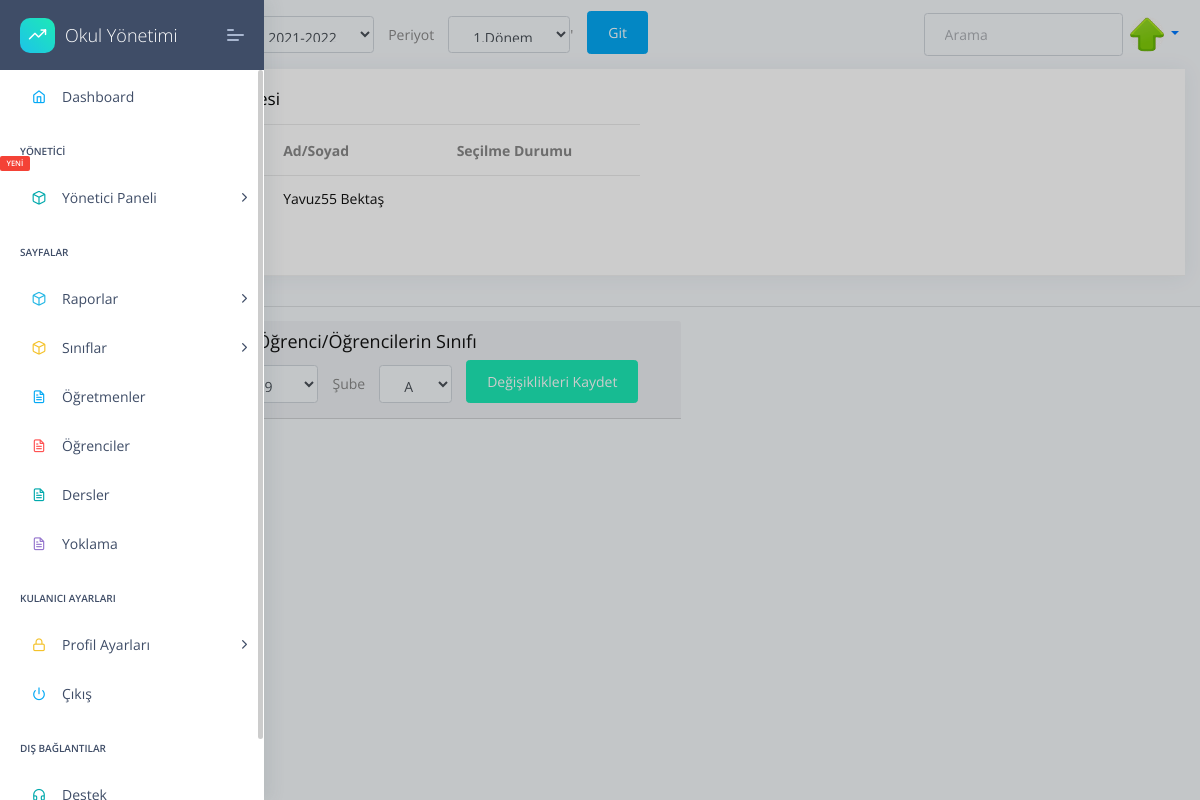
The page /classes/StudentListUpdateView/14 (signed in) on the database as committed earlier.
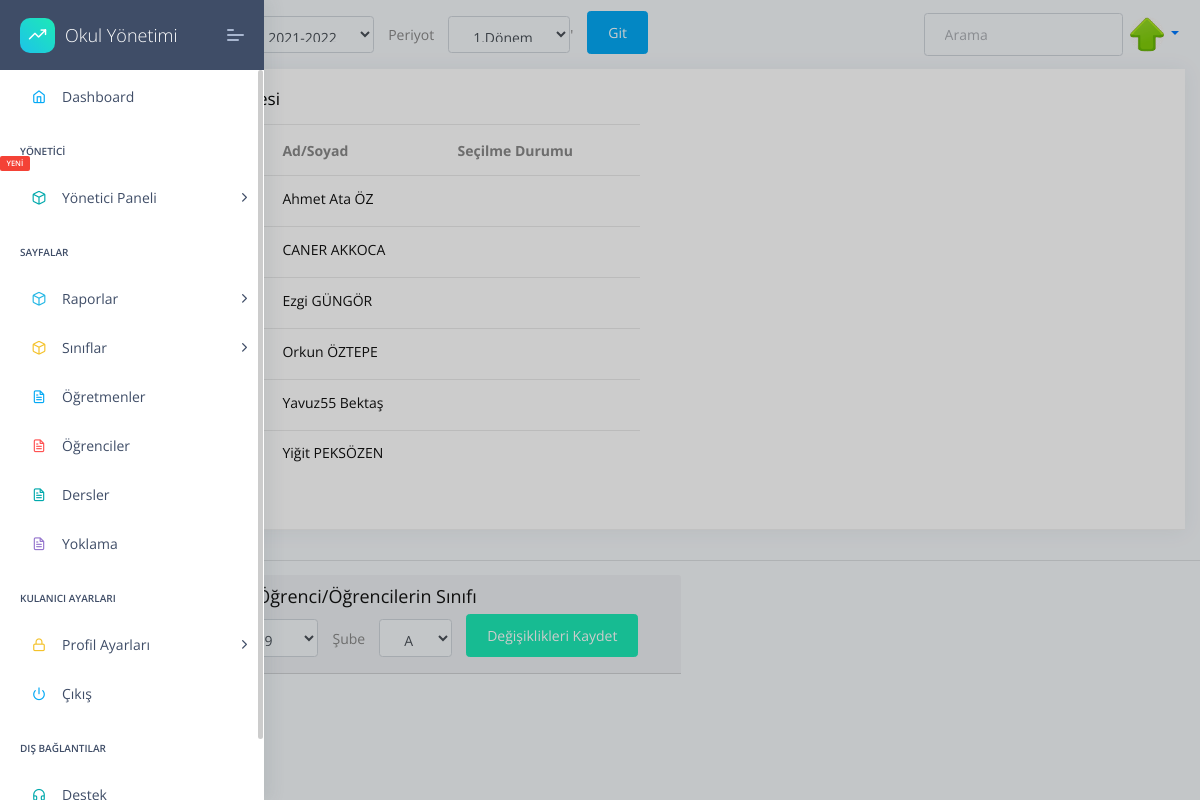
The same page on the database as committed later.
### apps/home/models.py (models this page shows, shortened)
class Profil(models.Model):
    user=models.OneToOneField(User,on_delete=models.CASCADE,related_name="user")
    TC=models.CharField(max_length=11,unique=True,validators=[validateEven],blank=True,null=True)# regex eklenecek, validasyon yapilacak
    image=models.ImageField(upload_to=upload_location,blank=True,null=True,default='images/person.png')
    job=models.ForeignKey(JobsTable,on_delete=models.CASCADE,unique=False,blank=True,null=True)
    phone=models.CharField(validators=[validatePhone], max_length=17, blank=True,default="05",null=True,unique=False) # regex eklenecek, validasyon yapilacak
    adress=models.TextField(max_length=100,unique=False,blank=True,null=True)
    isWorking=models.BooleanField(default=True,unique=False,blank=True,null=True)
    HESCode=models.CharField(max_length=12,unique=True,validators=[validateHesCode],blank=True,null=True)
    birthdate=models.DateField(("Doğum Tarihiniz"), auto_now=False, auto_now_add=False,unique=False,blank=True,null=True)
    sexualChoice=(('Kız','Kız'),
              ('Erkek','Erkek'),
              ('Diger','Diğer'),
    )
    gender=CharField(max_length=10 ,choices=sexualChoice,unique=False,blank=True,null=True)

### apps/student/models.py (models this page shows, shortened)
class Student(models.Model):
    firstName= models.CharField(max_length=20,default="",unique=False,null=False,blank=False,)
    lastName=models.CharField(max_length=20,unique=False,null=True,blank=True,)
    TC = models.CharField(max_length=11,unique=True,null=False,blank=False,validators=[validateEven])
    phone = models.CharField(validators=[validatePhone], max_length=17,default="0",unique=False,null=True,blank=True,)
    address=models.TextField(unique=False,null=True,blank=True,)
    status=models.BooleanField(unique=False,null=True,blank=True,)
    middleSchool=models.ForeignKey(MiddleSchool,on_delete=models.CASCADE,null=True)
    number=models.IntegerField(unique=False,null=True,blank=True)
    session=models.ForeignKey(Session,on_delete=models.CASCADE,null=True)
    image=models.ImageField(upload_to=upload_location,unique=False,null=True,blank=True,default='images/person.png')
    health=models.TextField(unique=False,null=True,blank=True,)
    HESCode=models.CharField(max_length=12,unique=True,null=True,blank=True,validators=[validateHesCode])
    birtdate=DateField(("Doğum Tarihiniz"), auto_now=False, auto_now_add=False,unique=False,null=True,blank=True,)
    email=models.EmailField()
    genders=(('Kız','Kız'),
              ('Erkek','Erkek'),
              ('Diger','Diğer'),
    )
    gender=CharField(max_length=10 ,choices=genders,unique=False,blank=True,null=True)
    class Meta:
        ordering = ('firstName',)
    """def save(self, *args, **kwargs):

        if '-' not in self.HESCode:
            self.HESCode = '{0}-{1}-{2}'.format(
                 self.HESCode[:4], self.HESCode[4:9], self.HESCode[9:])
        if '-' not in self.phone:
            self.phone = '({0})-{1} {2}'.format(
                 self.phone[:4], self.phone[4:7], self.phone[7:])

        # Continue the model saving
        super(Student, self).save(*args, **kwargs)"""

### apps/classes/views.py (the view, shortened to what this page needs)
# urls.py: path('StudentListUpdateView/<int:pk>', views.StudentListUpdateView, name='StudentListUpdateView'),
@login_required(login_url="/login/")
def StudentListUpdateView(request,pk):
    classNames = ClassNames.objects.all()
    classLevels = ClassLevels.objects.all()
    baseList = StudentList.objects.get(id=pk) # get studentlist by current ID
    classess=Classes.objects.all()
    context = {
        'studentList':baseList,
        'sessions':sessions,
        'periods':periods,
        'classNames':classNames,
        'classLevels':classLevels,
        'media_url':settings.MEDIA_URL,
        'all_class_levels':all_class_levels
    }
    return render(request, "clasess/cls-listUpdate.html", context)

### apps/classes/models.py (called while the page is built)
    def __str__(self):
        return self.level

    def __str__(self):
        return self.name

    def __str__(self):
        return self.level.level+self.className.name

### apps/home/models.py (called while the page is built)
    def __str__(self):
      return self.session

    def __str__(self):
      return self.period

### apps/templates/clasess/cls-listUpdate.html (shortened to what this page needs)
{% extends "layouts/base.html" %}
{% block content %}
<div class="col-xl-12 col-md-6">
  <form action="" method="GET">
    <div class="card ">
      <div class="card-header">
        <h5> {{studentList.className}}  - Öğrenci Listesi</h5>
        <div class="card-block px-0 py-3 col-md-6">
          <div class="table-responsive">
            <table class="table table-hover">
              <thead>
                <tr>
                  <th scope="col-md-3">Mevcut Sınıf</th>
                  <th scope="col-md-3">Ad/Soyad</th>
                  <th scope="col-md-3">Seçilme Durumu</th>
                </tr>
              </thead>
              <tbody>
                {% for student in studentList.students.all %}
                <td title="Sınıf">
                  <h6 class="mb-1">{{studentList.className}} </h6>
                </td>
                <td title="Ad Soyad">
                  <h6 class="mb-1">{{student.firstName}} {{student.lastName}}</h6>
                </td>
                <td>
                </td>
                {% endfor %}
              </tbody>
            </table>
          </div>
        </div>
      </div>
      </div>
      <div class="col-md-12 mx-5">
        <hr>
        <div class="form-inline">
          <div class="card-header">
            <h5>Taşınacak Öğrenci/Öğrencilerin Sınıfı</h5>
          <div class="form-group col-xl-12 col-md-6">
            <label class="mr-3" for="classLevel">Seviye</label>
            <select id="classLevel" class="form-control mr-3" name="classLevel">
              {% for classLevel in classLevels %}
              <option value="{{ classLevel }}" {% if classLevel.selected %} selected {% endif %}>{{ classLevel }}
              </option>
              {% endfor %}
            </select>
            <label class="" for="className">Şube</label>
            <select id="className " class="form-control mx-3" name="className">
              {% for className in classNames %}
              <option value="{{ className }}">{{ className }}</option>
              {% endfor %}
            </select>
            <button id="but1" type="button" class="btn btn-success" data-toggle="modal"
            data-target="#classChangeModal">Değişiklikleri Kaydet</button>
          </div>
        </div>
      </div>
  </form>
</div>
{% endblock content %}

### apps/templates/layouts/base.html (shortened to what this page needs)
<!DOCTYPE html>
<html lang="tr">
<head>
    <link rel="stylesheet" type='text/css' href="https://cdnjs.cloudflare.com/ajax/libs/semantic-ui/2.2.14/semantic.min.css">
    <link rel="stylesheet" href="https://cdnjs.cloudflare.com/ajax/libs/Chart.js/2.8.0/Chart.min.css" />
    <link rel="stylesheet" href="/static/assets/fonts/fontawesome/css/fontawesome-all.min.css">
    <link rel="stylesheet" href="/static/assets/plugins/animation/css/animate.min.css">
    <link rel="stylesheet" href="/static/assets/css/style.css">
    <link href="https://gitcdn.github.io/bootstrap-toggle/2.2.2/css/bootstrap-toggle.min.css" rel="stylesheet">
</head>
<body>
    {% include 'includes/sidebar.html' %}
    <div class="pcoded-main-container">
        <div class="pcoded-wrapper">
            {% include 'includes/navigation.html' %}
            {% block content %}
            {% endblock content %}
        </div>
    </div>
    {% include 'includes/scripts.html' %}
</body>
</html>

### apps/templates/includes/sidebar.html (shortened to what this page needs)
     <nav class="pcoded-navbar icon-colored menu-light">
        <div class="navbar-wrapper">
            <div class="navbar-brand header-logo">
                <a target="_blank"
                href="#"
                   class="b-brand">
                    <div class="b-bg">
                        <i class="feather icon-trending-up"></i>
                    </div>
                    <span class="b-title">Okul Yönetimi</span>
                </a>
                <a class="mobile-menu" id="mobile-collapse" href="javascript:"><span></span></a>
            </div>
            <div class="navbar-content scroll-div">
                <ul class="nav pcoded-inner-navbar">
                    <li class="nav-item {% if 'index' in segment %} active {% endif %}">
                        <a href="/" class="nav-link "><span class="pcoded-micon"><i class="feather icon-home"></i></span><span class="pcoded-mtext">Dashboard</span></a>
                    </li>
                    {% if user.is_staff %}
                    <li class="nav-item pcoded-menu-caption">
                        <label>Yönetici<span class="pcoded-badge label label-danger">YENİ</span></label>
                    </li>
                    <li data-username="basic components Button Alert Badges breadcrumb Paggination progress Tooltip popovers Carousel Cards Collapse Tabs pills Modal Grid System Typography Extra Shadows Embeds" class="nav-item pcoded-hasmenu">
                        <a href="javascript:" class="nav-link "><span class="pcoded-micon"><i class="feather icon-box"></i></span><span class="pcoded-mtext">Yönetici Paneli</span></a>
                        </li>
                    {% endif %}
                    <li class="nav-item pcoded-menu-caption">
                        <label>Sayfalar</label>
                    </li>
                    <li data-username="basic components Button Alert Badges breadcrumb Paggination progress Tooltip popovers Carousel Cards Collapse Tabs pills Modal Grid System Typography Extra Shadows Embeds" class="nav-item pcoded-hasmenu">
                        <a href="javascript:" class="nav-link "><span class="pcoded-micon"><i class="feather icon-box"></i></span><span class="pcoded-mtext">Raporlar</span></a>
                        </li>
                        <li data-username="basic components Button Alert Badges breadcrumb Paggination progress Tooltip popovers Carousel Cards Collapse Tabs pills Modal Grid System Typography Extra Shadows Embeds" class="nav-item pcoded-hasmenu">
                        <a href="javascript:" class="nav-link"><span class="pcoded-micon"><i class="feather icon-box"></i></span><span class="pcoded-mtext">Sınıflar</span></a>
                    </li>
                    <li data-username="form elements advance componant validation masking wizard picker select"
                        class="nav-item {% if 'usr-ogretmenler' in segment %} active {% endif %}">
                        <a href="/usr-ogretmenler.html" class="nav-link "><span class="pcoded-micon"><i class="feather icon-file-text"></i></span><span class="pcoded-mtext">Öğretmenler</span></a>
                    </li>
                    <li data-username="form elements advance componant validation masking wizard picker select"
                        class="nav-item {% if 'usr-ogrenciler' in segment %} active {% endif %}">
                        <a href="/student/list" class="nav-link "><span class="pcoded-micon"><i class="feather icon-file-text"></i></span><span class="pcoded-mtext">Öğrenciler</span></a>
                    </li>
                    <li data-username="form elements advance componant validation masking wizard picker select"
                        class="nav-item {% if 'page-dersler' in segment %} active {% endif %}">
                        <a href="/lessons/lessons/list/" class="nav-link "><span class="pcoded-micon"><i class="feather icon-file-text"></i></span><span class="pcoded-mtext">Dersler</span></a>
                    </li>
                    <li data-username="form elements advance componant validation masking wizard picker select"
                        class="nav-item {% if 'page-dersler' in segment %} active {% endif %}">
                        <a href="/attendance/list" class="nav-link "><span class="pcoded-micon"><i class="feather icon-file-text"></i></span><span class="pcoded-mtext">Yoklama</span></a>
                    </li>
                    <li class="nav-item pcoded-menu-caption">
                        <label>Kulanıcı Ayarları</label>
                    </li>
                    <li data-username="Authentication Sign up Sign in reset password Change password Personal information profile settings map form subscribe" class="nav-item pcoded-hasmenu">
                        <a href="javascript:" class="nav-link "><span class="pcoded-micon"><i class="feather icon-lock"></i></span><span class="pcoded-mtext">Profil Ayarları</span></a>
                    </li>
                    <li data-username="Disabled Menu" class="nav-item">
                        <a href="{% url 'logout' %}" class="nav-link">
                            <span class="pcoded-micon"><i class="feather icon-power"></i></span><span class="pcoded-mtext">Çıkış</span>
                        </a>
                    </li>
                    <li class="nav-item pcoded-menu-caption">
                        <label>Dış Bağlantılar</label>
                    </li>
                    <li data-username="Support Page" class="nav-item ">
                        <a target="_blank" href="http://www.iaosbnedimuysalatl.k12.tr/iletisim" class="nav-link">
                            <span class="pcoded-micon">
                                <i class="feather icon-headphones"></i>
                            </span>
                            <span class="pcoded-mtext">Destek</span>
                        </a>
                    </li>
                </ul>
            </div>
        </div>
    </nav>

### apps/templates/includes/navigation.html (shortened to what this page needs)
<nav  class="navbar navbar-expand-lg ">
  <div class="collapse navbar-collapse ">
  <div class="collapse navbar-collapse" id="navbarsExample03">
    <ul class="navbar-nav mr-auto">
      <li class="text-black">
        <a class="nav-link" href="#">Anasayfa<span class="sr-only">(current)</span></a>
      </li>
      <form class="form-inline my-2 my-md-0"  method="GET" >
      <li class="text-black align-middle mx-3">
        <label for="session">Dönem</label>
      </li>
      <li class="nav-item select">
        <select id="sessionID" class="form-control" name="sessionID">-->
          {% for session in sessions %}
          <option value="{{ session }}">{{ session }}</option>
          {% endfor %}
        </select>
      </li>
      <li class="text-black mx-3">
        <label for="session">Periyot</label>
      </li>
      <li class="nav-item select">
        <select id="periodID" class="form-control" name="periodID">-->
          {% for period in periods %}
          <option value="{{ period }}">{{ period }}</option>
          {% endfor %}
        </select>
      </li>'
      <button  type="submit" class="btn btn-primary mx-3" >Git</button>
    </form>
    </ul>
    <form class="form-inline my-2 my-md-0">
      <input class="form-control" type="text" placeholder="Arama">
    </form>
    <ul class="nav navbar-nav navbar-right">
      <li class="nav-item dropdown">
      <a class="nav-link dropdown-toggle" href="" id="dropdown01" data-toggle="dropdown" aria-haspopup="true" aria-expanded="false">
      {% if user.user.image.ogretmenler %}
      <img
        src="/media/{{user.user.image.ogretmenler}}"
        class="rounded-circle z-depth-0"
        alt="avatar image"
        height="35"
      />
      {% else %}
      <img
        src="/media/{{user.user.image}}"
        class="rounded-circle z-depth-0"
        alt="avatar image"
        height="35"
      >
      {% endif %}
      </a>
      </li>
    </ul>
  </div>
</div>
</nav>

### apps/templates/includes/scripts.html (shortened to what this page needs)
<link href="https://appsrv1-147a1.kxcdn.com/dattaable-pro/plugins/gridstack/css/gridstack.min.css" rel="stylesheet">
<link href="https://appsrv1-147a1.kxcdn.com/dattaable-pro/css/pages/gridstack.css" rel="stylesheet">

Rows that differ between the two databases and show on the page:
added Student: firstName "Ahmet Ata", lastName "ÖZ"
added Student: firstName "CANER", lastName "AKKOCA"
added Student: firstName "Ezgi", lastName "GÜNGÖR"
added Student: firstName "Orkun", lastName "ÖZTEPE"
added Student: firstName "Yiğit", lastName "PEKSÖZEN"
